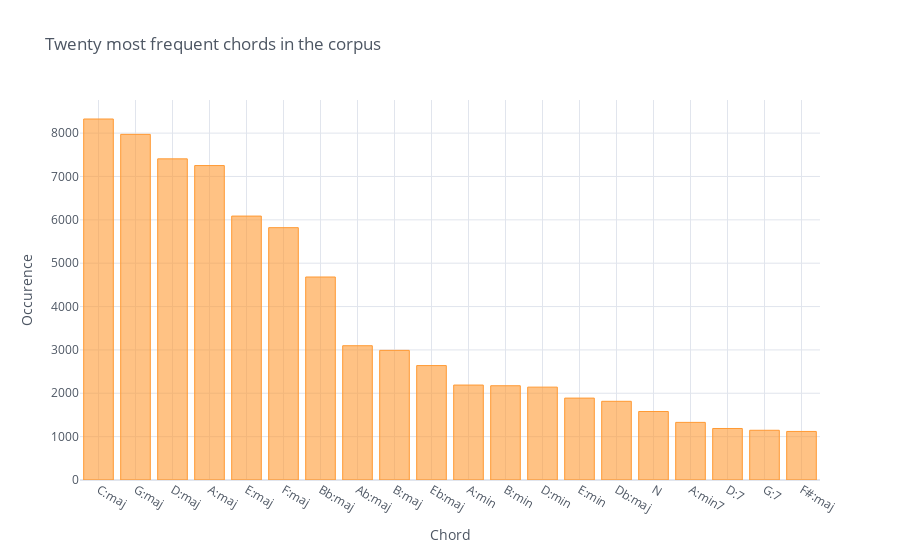

Here is the notebook cell this chart was saved with:
### Code cell
collection_df.chord.value_counts().head(20).iplot(kind='bar',title="Twenty most frequent chords in the corpus",xTitle="Chord",yTitle="Occurence")

### Figure 1 — Plotly figure (JSON) as saved in the notebook; plotly's stock layout.template omitted (floating-point values rounded to 4 significant figures)
{"data": [{"marker": {"color": "rgba(255, 153, 51, 0.6)", "line": {"color": "rgba(255, 153, 51, 1.0)", "width": 1}}, "name": "chord", "orientation": "v", "text": "", "type": "bar", "x": ["C:maj", "G:maj", "D:maj", "A:maj", "E:maj", "F:maj", "Bb:maj", "Ab:maj", "B:maj", "Eb:maj", "A:min", "B:min", "D:min", "E:min", "Db:maj", "N", "A:min7", "D:7", "G:7", "F#:maj"], "y": [8326, 7972, 7407, 7252, 6087, 5820, 4682, 3097, 2990, 2639, 2190, 2174, 2142, 1889, 1815, 1580, 1329, 1188, 1147, 1120]}], "layout": {"legend": {"bgcolor": "#FFFFFF", "font": {"color": "#4D5663"}}, "paper_bgcolor": "#FFFFFF", "plot_bgcolor": "#FFFFFF", "title": {"font": {"color": "#4D5663"}, "text": "Twenty most frequent chords in the corpus"}, "xaxis": {"gridcolor": "#E1E5ED", "showgrid": true, "tickfont": {"color": "#4D5663"}, "title": {"font": {"color": "#4D5663"}, "text": "Chord"}, "zerolinecolor": "#E1E5ED"}, "yaxis": {"gridcolor": "#E1E5ED", "showgrid": true, "tickfont": {"color": "#4D5663"}, "title": {"font": {"color": "#4D5663"}, "text": "Occurence"}, "zerolinecolor": "#E1E5ED"}}}
